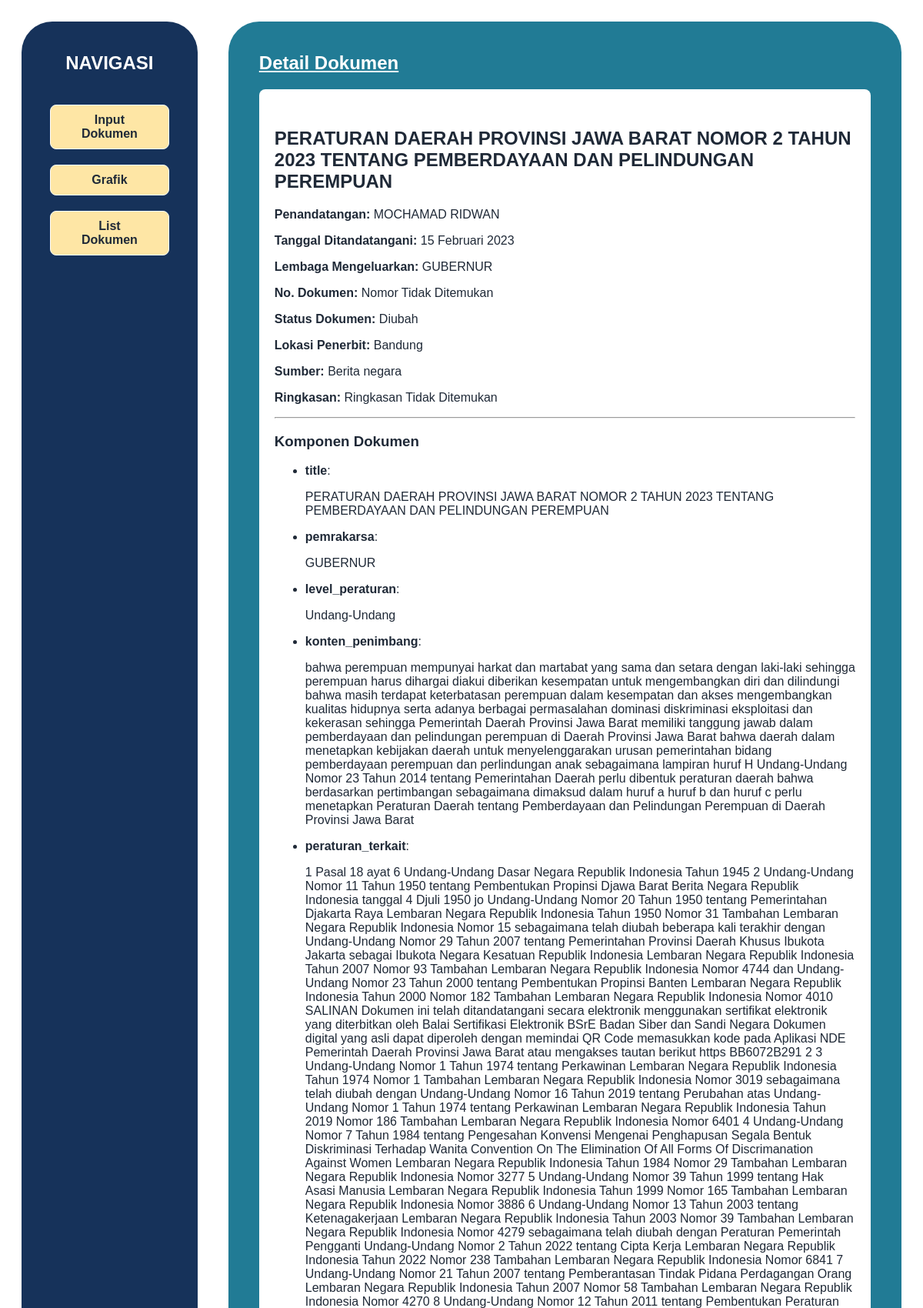
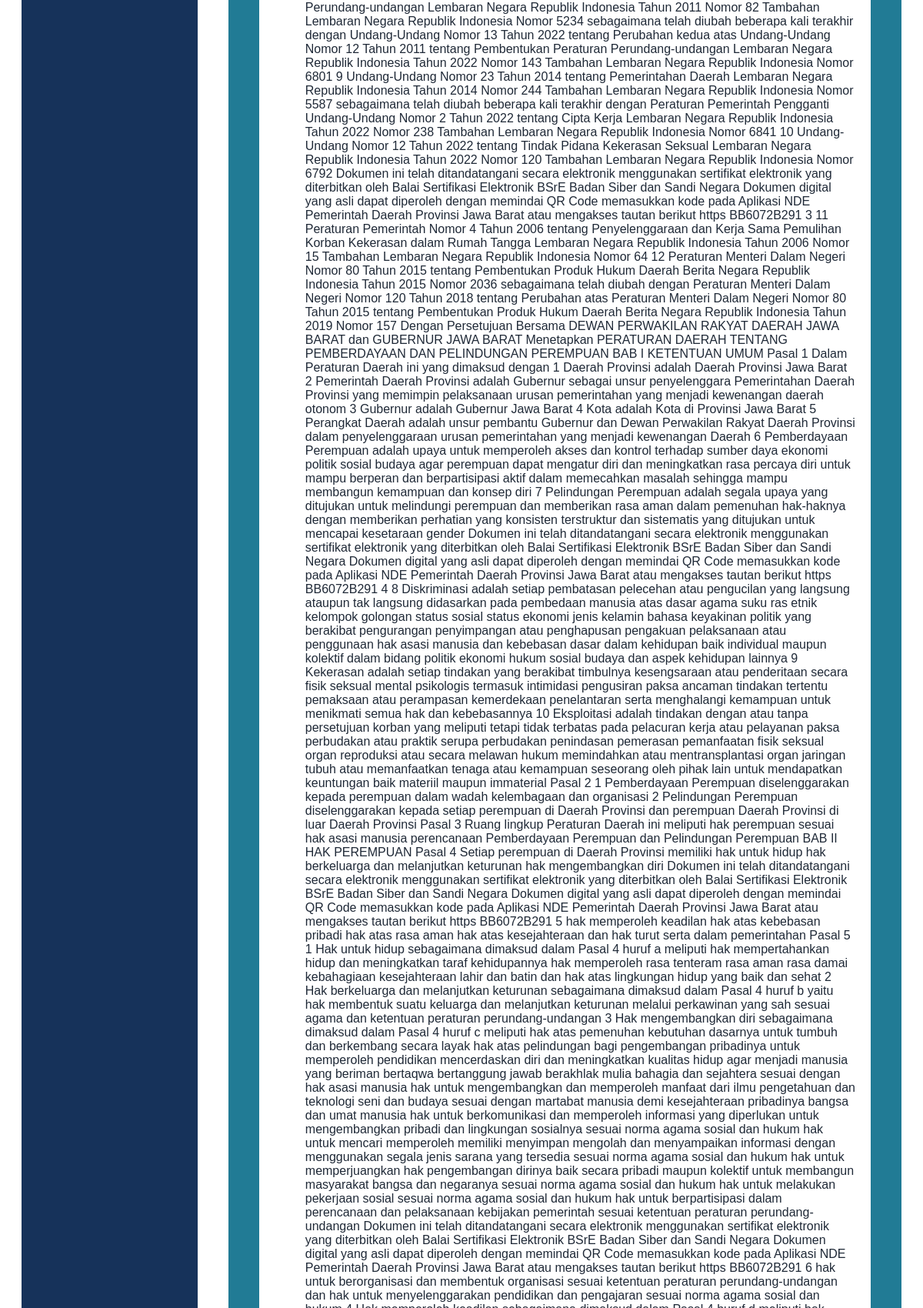
The page /document/38/ (upper part) on the database its author committed (2 pictures, top to bottom).
### documents/models.py (models this page shows, shortened)
class Dokumen(models.Model):
    title = models.CharField(max_length=255)
    penandatangan = models.CharField(max_length=255)
    tanggal_ditandatangani = models.CharField(max_length=255)
    lembaga_mengeluarkan = models.CharField(max_length=255)
    no_dokumen = models.CharField(max_length=100)
    status_dokumen = models.CharField(max_length=50)
    lokasi_penerbit = models.CharField(max_length=255)
    sumber = models.TextField()
    ringkasan = models.TextField()

class DokumenKomponen(models.Model):
    dokumen = models.ForeignKey(Dokumen, on_delete=models.CASCADE)
    komponen = models.ForeignKey(Komponen, on_delete=models.CASCADE)
    isi_komponen = models.TextField()

class Komponen(models.Model):
    nama_komponen = models.CharField(max_length=255)

### documents/views.py (the view)
# urls.py: path('document/<int:doc_id>/', views.view_document_new, name='view_document'),
def view_document_new(request, doc_id):
    doc = get_object_or_404(Dokumen, id=doc_id)
    komponen_list = DokumenKomponen.objects.filter(dokumen=doc)
    return render(
        request,
        "view_document_new.html",
        {'doc': doc, 'komponen_list': komponen_list}
    )

### templates/view_document_new.html (shortened to what this page needs)
{% extends 'base.html' %} {% block content %}
<div id="content-detail">
  <div id="content-detail-heading">
    <div id="content-detail-subheading">Detail Dokumen</div>
  </div>
  <div id="content-detail-list">
    <h2>{{ doc.title }}</h2>
    <p><strong>Penandatangan:</strong> {{ doc.penandatangan }}</p>
    <p>
      <strong>Tanggal Ditandatangani:</strong> {{ doc.tanggal_ditandatangani }}
    </p>
    <p><strong>Lembaga Mengeluarkan:</strong> {{ doc.lembaga_mengeluarkan }}</p>
    <p><strong>No. Dokumen:</strong> {{ doc.no_dokumen }}</p>
    <p><strong>Status Dokumen:</strong> {{ doc.status_dokumen }}</p>
    <p><strong>Lokasi Penerbit:</strong> {{ doc.lokasi_penerbit }}</p>
    <p><strong>Sumber:</strong> {{ doc.sumber }}</p>
    <p><strong>Ringkasan:</strong> {{ doc.ringkasan }}</p>
    <hr />
    <div id="content-components">
      <h3>Komponen Dokumen</h3>
      {% if komponen_list %}
      <ul>
        {% for item in komponen_list %}
        <li>
          <strong>{{ item.komponen.nama_komponen }}</strong>:
          <p>{{ item.isi_komponen }}</p>
        </li>
        {% endfor %}
      </ul>
      {% else %}
      <p>Tidak ada komponen terkait.</p>
      {% endif %}
    </div>
  </div>
</div>
{% endblock %}

### static/global.css (style rules this page uses)
* { box-sizing: border-box; }
body { color: #1f2937; padding: 20px; font-family: Arial, sans-serif; }

### static/detail.css (style rules this page uses)
#content-detail { padding: 40px; height: 100vh; display: flex; flex-direction: column; }
#content-detail-heading { display: flex; gap: 16px; align-items: center; margin-bottom: 20px; justify-content: space-between; }
#content-detail-subheading { font-size: 1.5rem; font-weight: bold; text-decoration: underline; color: white; }
#content-detail-list { background-color: white; padding: 30px 20px; overflow-y: auto; flex-grow: 1; max-height: 70vh; border-radius: 8px; }

### rows shown on the page
Dokumen: title "PERATURAN DAERAH PROVINSI JAWA BARAT NOMOR 2 TAHUN 2023 TENTANG PEMBERDAYAAN DAN PELINDUNGAN PEREMPUAN", penandatangan "MOCHAMAD RIDWAN", tanggal_ditandatangani "15 Februari 2023", lembaga_mengeluarkan "GUBERNUR", no_dokumen "Nomor Tidak Ditemukan", status_dokumen "Diubah", lokasi_penerbit "Bandung", sumber "Berita negara", ringkasan "Ringkasan Tidak Ditemukan"
DokumenKomponen: komponen.nama_komponen "title", isi_komponen "PERATURAN DAERAH PROVINSI JAWA BARAT NOMOR 2 TAHUN 2023 TENTANG PEMBERDAYAAN DAN PELINDUNGAN PEREMPUAN"
DokumenKomponen: komponen.nama_komponen "pemrakarsa", isi_komponen "GUBERNUR"
DokumenKomponen: komponen.nama_komponen "level_peraturan", isi_komponen "Undang-Undang"
DokumenKomponen: komponen.nama_komponen "konten_penimbang", isi_komponen "bahwa perempuan mempunyai harkat dan martabat yang sama dan setara dengan laki-laki sehingga perempuan harus dihargai diakui diberikan kesempatan untuk mengembangkan diri dan dilindungi bahwa masih terdapat keterbatasan perempuan dalam kesempatan dan akses mengembangkan kualitas hidupnya serta adanya berbagai permasalahan dominasi diskriminasi eksploitasi dan kekerasan sehingga Pemerintah Daerah Provinsi Jawa Barat memiliki tanggung jawab dalam pemberdayaan dan pelindungan perempuan di Daerah Provinsi Jawa Barat bahwa daerah dalam menetapkan kebijakan daerah untuk menyelenggarakan urusan pemerintahan bidang pemberdayaan perempuan dan perlindungan anak sebagaimana lampiran huruf H…"
DokumenKomponen: komponen.nama_komponen "peraturan_terkait"
